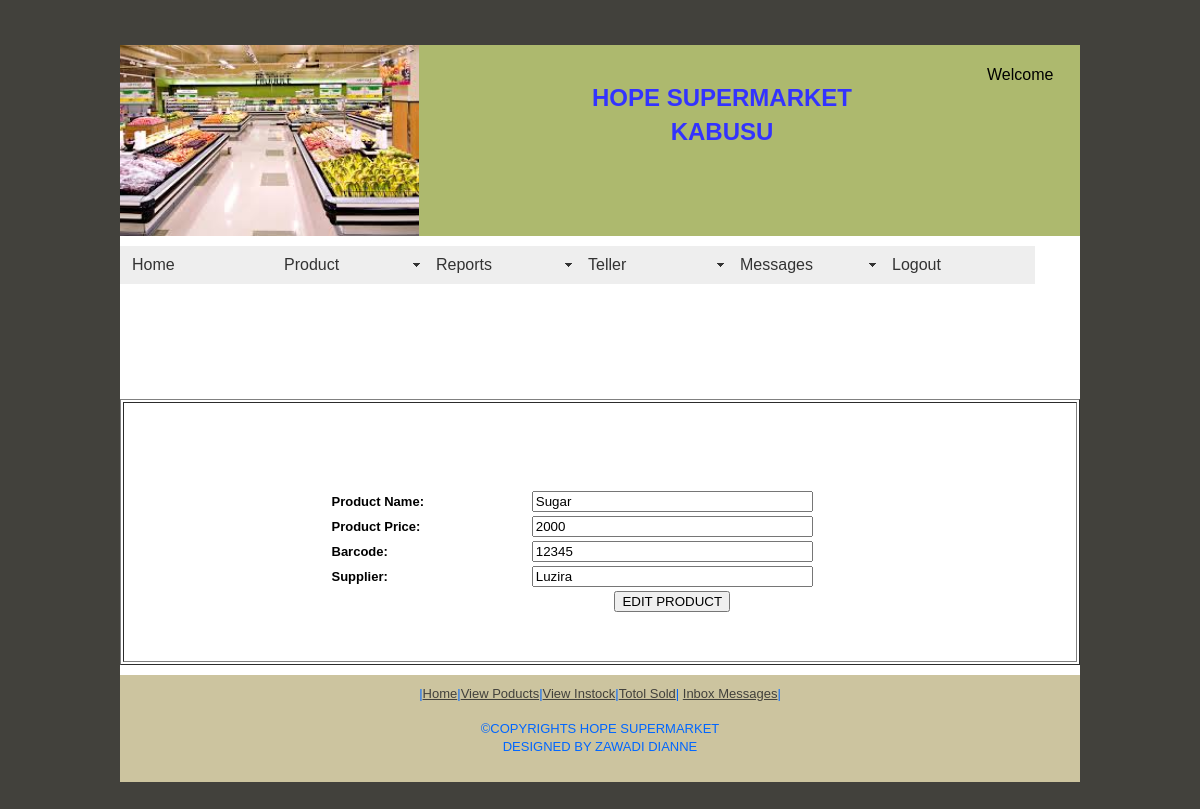
Page /productedit.php?id=1 (signed in) on the committed database.
### tables this page shows
CREATE TABLE `product` (
  `id` int(3) NOT NULL auto_increment,
  `product_name` varchar(30) NOT NULL,
  `product_price` int(10) NOT NULL,
  `quantity` int(10) NOT NULL,
  `barcode` varchar(15) NOT NULL,
  `made_date` varchar(13) NOT NULL,
  `expiring_date` varchar(13) NOT NULL,
  `date_of_entry` timestamp NULL default CURRENT_TIMESTAMP on update CURRENT_TIMESTAMP,
  `supplier` varchar(30) NOT NULL,
  PRIMARY KEY  (`id`)
);

### productedit.php (the view, shortened to what this page needs)
<?php require_once('Connections/supermarket.php'); ?>
<?php
$logoutAction = $_SERVER['PHP_SELF']."?doLogout=true";
if ((isset($_SERVER['QUERY_STRING'])) && ($_SERVER['QUERY_STRING'] != "")){
  $logoutAction .="&". htmlentities($_SERVER['QUERY_STRING']);
}
?>
<?php
if (!function_exists("GetSQLValueString")) {
function GetSQLValueString($theValue, $theType, $theDefinedValue = "", $theNotDefinedValue = "")
{
  $theValue = function_exists("mysql_real_escape_string") ? mysql_real_escape_string($theValue) : mysql_escape_string($theValue);
  switch ($theType) {
    case "text":
      $theValue = ($theValue != "") ? "'" . $theValue . "'" : "NULL";
      break;
    case "long":
    case "int":
      $theValue = ($theValue != "") ? intval($theValue) : "NULL";
      break;
  }
  return $theValue;
}
}
$editFormAction = $_SERVER['PHP_SELF'];
if (isset($_SERVER['QUERY_STRING'])) {
  $editFormAction .= "?" . htmlentities($_SERVER['QUERY_STRING']);
}
$colname_rsUsername = "-1";
if (isset($_SESSION['MM_Username'])) {
  $colname_rsUsername = $_SESSION['MM_Username'];
}
$query_rsUsername = sprintf("SELECT username FROM login WHERE username = %s", GetSQLValueString($colname_rsUsername, "text"));
$rsUsername = mysql_query($query_rsUsername, $supermarket) or die(mysql_error());
$row_rsUsername = mysql_fetch_assoc($rsUsername);
$colname_rsView = "-1";
if (isset($_GET['id'])) {
  $colname_rsView = $_GET['id'];
}
$query_rsView = sprintf("SELECT id, product_name, product_price, barcode, supplier FROM product WHERE id = %s", GetSQLValueString($colname_rsView, "int"));
$rsView = mysql_query($query_rsView, $supermarket) or die(mysql_error());
$row_rsView = mysql_fetch_assoc($rsView);
?>
<!DOCTYPE html PUBLIC "-//W3C//DTD XHTML 1.0 Transitional//EN" "http://www.w3.org/TR/xhtml1/DTD/xhtml1-transitional.dtd">
<html xmlns="http://www.w3.org/1999/xhtml">
<head>
<link href="SpryAssets/SpryMenuBarHorizontal.css" rel="stylesheet" type="text/css" />
</head>
<body>
<br/><br/>
<div class="container">
  <div class="header"><a href="#"><img src="_images/images_021.jpg" alt="Insert Logo Here" name="Insert_logo" width="299" height="191" id="Insert_logo" style="background-color: #C6D580; display:block;" /></a>
    <div id="apDiv2">
      <h2 align="center"><b><font color="#3333FF"H>HOPE SUPERMARKET KABUSU</font></b></h2></div>
  </div>
  <div class="content">
    <ul id="MenuBar1" class="MenuBarHorizontal">
      <li><a href="home.php">Home</a>      </li>
      <li><a href="#" class="MenuBarItemSubmenu">Product</a>
      </li>
      <li><a href="#" class="MenuBarItemSubmenu">Reports</a>
      </li>
      <li><a href="#" class="MenuBarItemSubmenu">Teller</a>
      </li>
      <li><a href="#" class="MenuBarItemSubmenu">Messages</a>
      </li>
      <li><a href="<?php echo $logoutAction ?>">Logout</a></li>
    </ul>
    <div id="apDiv1">
      <table border="0" cellpadding="1" cellspacing="1">
        <tr>
          <td width="213">Welcome</td>
        </tr>
        <?php do { ?>
          <tr>
            <td><?php echo $row_rsUsername['username']; ?></td>
          </tr>
          <?php } while ($row_rsUsername = mysql_fetch_assoc($rsUsername)); ?>
      </table>
    </div>
    <p>&nbsp;</p>
    <p>&nbsp;</p>
    <p>&nbsp;</p>
    <p>&nbsp;</p>
    <table width="960" height="262" border="1">
      <tr>
        <th height="256" scope="col"><form action="<?php echo $editFormAction; ?>" method="post" name="form1" id="form1">
            <p>&nbsp;</p>
           <font size="2"> <table width="543" align="center">
              <tr valign="baseline">
                <td width="168" align="left" nowrap="nowrap">Product Name:</td>
                <td width="456"><input type="text" name="product_name" value="<?php echo htmlentities($row_rsView['product_name'], ENT_COMPAT, 'utf-8'); ?>" size="32" /></td>
              </tr>
              <tr valign="baseline">
                <td nowrap="nowrap" align="left">Product Price:</td>
                <td><input type="text" name="product_price" value="<?php echo htmlentities($row_rsView['product_price'], ENT_COMPAT, 'utf-8'); ?>" size="32" /></td>
              </tr>
              <tr valign="baseline">
                <td nowrap="nowrap" align="left">Barcode:</td>
                <td><input type="text" name="barcode" value="<?php echo htmlentities($row_rsView['barcode'], ENT_COMPAT, 'utf-8'); ?>" size="32" /></td>
              </tr>
              <tr valign="baseline">
                <td nowrap="nowrap" align="left">Supplier:</td>
                <td><input type="text" name="supplier" value="<?php echo htmlentities($row_rsView['supplier'], ENT_COMPAT, 'utf-8'); ?>" size="32" /></td>
              </tr>
              <tr valign="baseline">
                <td nowrap="nowrap" align="left">&nbsp;</td>
                <td><input type="submit" value="EDIT PRODUCT" /></td>
              </tr>
            </table></font>
        </form></th>
      </tr>
    </table>
  </div>
   <?php include("_includes/footer1.php");?>
  <br/><br/>
</body>
</html>

### SpryAssets/SpryMenuBarHorizontal.css (style rules this page uses)
ul.MenuBarHorizontal { margin: 0; padding: 0; list-style-type: none; font-size: 100%; cursor: default; width: auto; }
ul.MenuBarHorizontal li { margin: 0; padding: 0; list-style-type: none; font-size: 100%; position: relative; text-align: left; cursor: pointer; width: 9.5em; float: left; }
ul.MenuBarHorizontal a { display: block; cursor: pointer; background-color: #EEE; padding: 0.5em 0.75em; color: #333; text-decoration: none; width: 8.2em; }
ul.MenuBarHorizontal a.MenuBarItemSubmenu { background-image: url(SpryMenuBarDown.gif); background-repeat: no-repeat; background-position: 95% 50%; }

### productedit.php (style rules this page uses)
ul, ol, dl { padding: 0; margin: 0; }
h1, h2, h3, h4, h5, h6, p { margin-top: 0; padding-right: 15px; padding-left: 15px; }
a img { border: none; }
a:link { color: #42413C; text-decoration: underline; }
.container { width: 960px; background-color: #FFF; margin: 0 auto; }
.header { background-color: #ADB96E; }
.content { padding: 10px 0; }
#apDiv1 { position: absolute; width: 190px; height: 59px; z-index: 1; left: 985px; top: 62px; }
#apDiv2 { position: absolute; width: 370px; height: 83px; z-index: 2; left: 537px; top: 81px; }

### rows in the picture
product: product_name "Sugar", product_price "2000", barcode "12345", supplier "Luzira"
